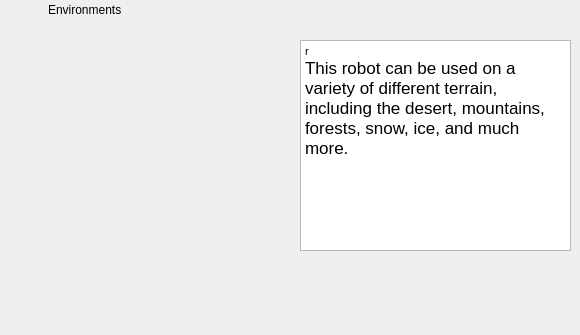
    <widget class="QWidget" name="environmentPage">
     <widget class="QLabel" name="label">
      <property name="geometry">
       <rect>
        <x>50</x>
        <y>310</y>
        <width>59</width>
        <height>16</height>
       </rect>
      </property>
      <property name="text">
       <string/>
      </property>
     </widget>
     <widget class="QLabel" name="label_11">
      <property name="geometry">
       <rect>
        <x>50</x>
        <y>170</y>
        <width>121</width>
        <height>20</height>
       </rect>
      </property>
      <property name="text">
       <string/>
      </property>
     </widget>
     <widget class="QLabel" name="label_12">
      <property name="geometry">
       <rect>
        <x>70</x>
        <y>250</y>
        <width>59</width>
        <height>16</height>
       </rect>
      </property>
      <property name="text">
       <string/>
      </property>
     </widget>
     <widget class="QLabel" name="label_13">
      <property name="geometry">
       <rect>
        <x>60</x>
        <y>270</y>
        <width>59</width>
        <height>16</height>
       </rect>
      </property>
      <property name="text">
       <string/>
      </property>
     </widget>
     <widget class="QLabel" name="label_14">
      <property name="geometry">
       <rect>
        <x>0</x>
        <y>40</y>
        <width>271</width>
        <height>211</height>
       </rect>
      </property>
      <property name="text">
       <string/>
      </property>
      <property name="pixmap">
       <pixmap resource="images.qrc">:/pics/Robot_Project-1.jpg</pixmap>
      </property>
      <property name="scaledContents">
       <bool>true</bool>
      </property>
     </widget>
     <widget class="QLabel" name="label_15">
      <property name="geometry">
       <rect>
        <x>48</x>
        <y>0</y>
        <width>91</width>
        <height>20</height>
       </rect>
      </property>
      <property name="text">
       <string>Environments</string>
      </property>
     </widget>
     <widget class="QTextBrowser" name="textBrowser_4">
      <property name="geometry">
       <rect>
        <x>300</x>
        <y>40</y>
        <width>271</width>
        <height>211</height>
       </rect>
      </property>
      <property name="html">
       <string>&lt;!DOCTYPE HTML PUBLIC &quot;-//W3C//DTD HTML 4.0//EN&quot; &quot;http://www.w3.org/TR/REC-html40/strict.dtd&quot;&gt;
&lt;html&gt;&lt;head&gt;&lt;meta name=&quot;qrichtext&quot; content=&quot;1&quot; /&gt;&lt;style type=&quot;text/css&quot;&gt;
p, li { white-space: pre-wrap; }
&lt;/style&gt;&lt;/head&gt;&lt;body style=&quot; font-family:'Ubuntu'; font-size:11pt; font-weight:400; font-style:normal;&quot;&gt;
&lt;p style=&quot; margin-top:0px; margin-bottom:0px; margin-left:0px; margin-right:0px; -qt-block-indent:0; text-indent:0px;&quot;&gt;&lt;span style=&quot; font-family:'MS Shell Dlg 2'; font-size:8.25pt;&quot;&gt;r&lt;/span&gt;&lt;/p&gt;
&lt;p style=&quot; margin-top:0px; margin-bottom:0px; margin-left:0px; margin-right:0px; -qt-block-indent:0; text-indent:0px;&quot;&gt;&lt;span style=&quot; font-family:'.SF NS Text'; font-size:13pt;&quot;&gt;This robot can be used on a variety of different terrain, including the desert, mountains, forests, snow, ice, and much more.&lt;/span&gt;&lt;/p&gt;
&lt;p style=&quot;-qt-paragraph-type:empty; margin-top:0px; margin-bottom:0px; margin-left:0px; margin-right:0px; -qt-block-indent:0; text-indent:0px; font-family:'.SF NS Text'; font-size:13pt;&quot;&gt;&lt;br /&gt;&lt;/p&gt;&lt;/body&gt;&lt;/html&gt;</string>
      </property>
     </widget>
    </widget>
